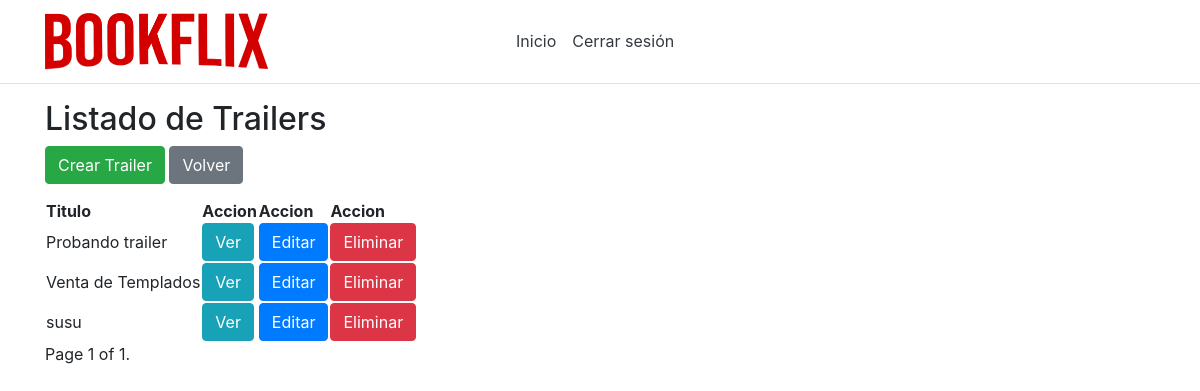
/listTrailers/ (signed in), run on an earlier commit of the app's database.
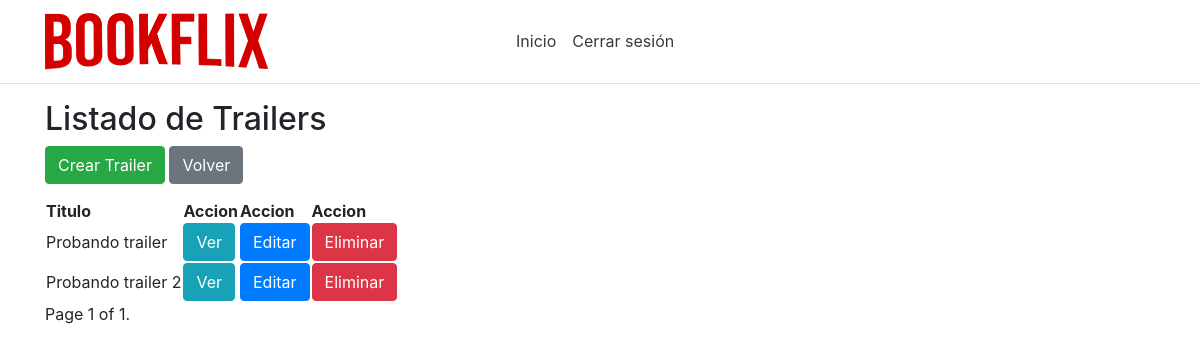
And on a later commit of the database.
### app/models.py (models this page shows, shortened)
class Trailer(models.Model):
    id = models.AutoField(primary_key=True)
    idLibro = models.ForeignKey(Libro,on_delete=models.CASCADE,null=True,blank=True)
    titulo = models.CharField(max_length=50)
    descripcion = models.CharField(max_length=1000)
    archivo = models.FileField(upload_to='static/file/',null=True,blank=True)
    archivoVideo = models.FileField(upload_to='static/videos/',null=True,blank=True)

### app/views.py (the view)
# urls.py: path('listTrailers/', views.listTrailers),
def listTrailers(request):
    trailers = Trailer.objects.all()
    paginator = Paginator(trailers, 5)
    page_number = request.GET.get('page')
    page_obj = paginator.get_page(page_number)
    return render(request, 'shared/listOfTrailers.html', {'trailers': page_obj})

### app/models.py (called while the page is built)
    @property
    def is_active(self):
        return self.active

    @property
    def is_superuser(self):
        return self.superuser

### app/templates/shared/listOfTrailers.html (shortened to what this page needs)
{% extends 'default/layout.html' %}
{% block admin %}
<h2>Listado de Trailers</h2>
<div class="btn-group" role="group" aria-label="Basic example">
<form method="get" action="/createTrailer">
    <button class="btn btn-success" type="submit">Crear Trailer</button>
</form>
<form method="get" action="/inicio">
    <button class="btn btn-secondary" type="submit">Volver</button>
</form>
</div>
{% if trailers %}
<table>
    <thead>
        <tr>
            <th>Titulo</th>
            <th>Accion</th>
            <th>Accion</th>
            <th>Accion</th>
        </tr>
    </thead>
    <tbody>
        {% for trailer in trailers %}
        <tr>
            <td>{{ trailer.titulo }}</td>
            <td><a class="btn btn-info" role="button" href="/viewTrailer/{{ trailer.id }}">Ver</a></td>
            <td><a class="btn btn-primary" role="button" href="/editTrailer/{{ trailer.id }}">Editar</a></td>
            <td><a class="btn btn-danger" role="button" href="/deleteTrailer/{{ trailer.id }}" onClick="return confirm('¿Seguro que quieres borrar a {{trailer.titulo}}?');"> Eliminar</a></td>
        </tr>
        {% endfor %}
    </tbody>
</table>
<div class="pagination">
    <span class="step-links">
        <span class="current">
            Page {{ trailers.number }} of {{ trailers.paginator.num_pages }}.
        </span>
    </span>
</div>
{% else %}
    <h4>No hay trailers disponibles</h4>
{% endif %}
{% endblock %}

What changed in the data, as far as the page shows it:
removed Trailer: titulo "Venta de Templados"
removed Trailer: titulo "susu"
added Trailer: titulo "Probando trailer 2"
